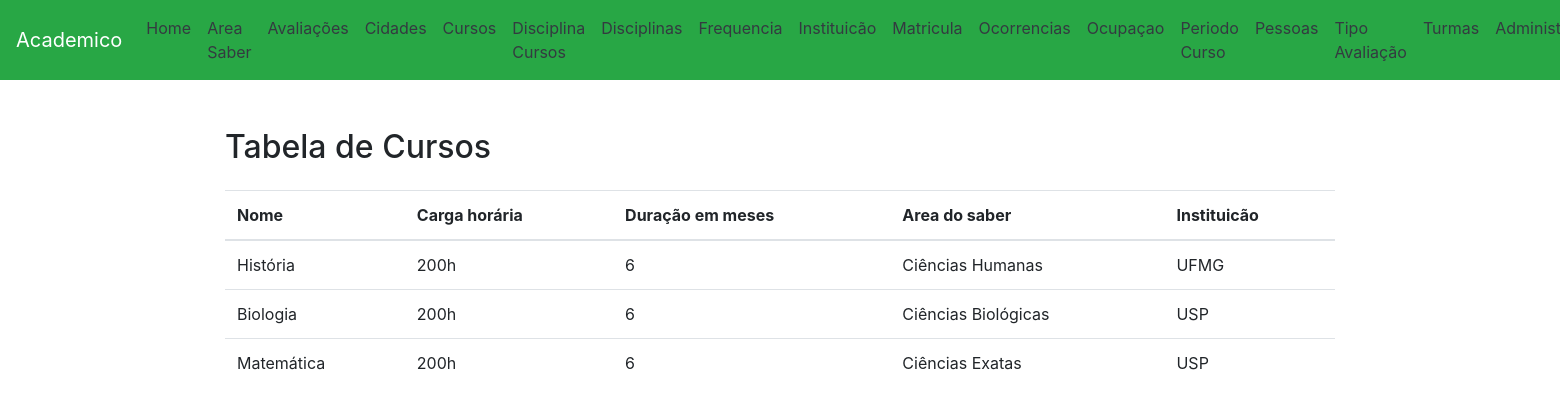
Screenshot of /cursos/ with the database file from the repository.
### app/models.py (models this page shows, shortened)
class Cursos(models.Model):
    nome = models.CharField(max_length=100, verbose_name="Nome do curso")
    carga_horaria_total = models.CharField(max_length=4, verbose_name="Carga horaria total")
    duracao_meses = models.CharField(max_length=2, verbose_name="Duração meses")
    area_saber = models.ForeignKey(AreaSaber,on_delete=models.CASCADE, verbose_name="Área do saber")
    instituicao = models.ForeignKey(Instituicao, on_delete=models.CASCADE, verbose_name ="Nome da instituição")
    class Meta:
        verbose_name = "Curso"
        verbose_name_plural = "Cursos"

class AreaSaber(models.Model):
    nome = models.CharField(max_length=100, verbose_name="Área do saber")
    def __str__(self):
        return f"{self.nome}"
    class Meta:
        verbose_name = "Área do saber"
        verbose_name_plural = "Áreas do saber"

class Instituicao(models.Model):
    nome = models.CharField(max_length=100, verbose_name="Nome da instituição")
    site = models.CharField(max_length=100, verbose_name="Site")
    telefone = models.CharField(max_length=11, verbose_name="Telefone")
    cidade = models.ForeignKey(Cidade,on_delete=models.CASCADE, verbose_name="Cidade")
    def __str__(self):
        return f"{self.nome}"
    class Meta:
        verbose_name = "Instituição"
        verbose_name_plural = "Instituições"

### app/views.py (the view)
# urls.py: path('cursos/', CursosView.as_view(), name='curso'),
class CursosView(View):
    def get(self, request, *args, **kwargs):
        curso = Cursos.objects.all()
        return render(request, 'cursos.html', {'curso' : curso})

### app/templates/cursos.html (shortened to what this page needs)
<!DOCTYPE html>
<html lang="pt-BR">
<head>
    <link rel="stylesheet" href="https://maxcdn.bootstrapcdn.com/bootstrap/4.5.2/css/bootstrap.min.css">
</head>
<body>
    <nav class="navbar navbar-expand-lg navbar-dark bg-success">
        <a class="navbar-brand" href="/">Academico</a>
<div class="collapse navbar-collapse" id="navbarNav">
<ul class="navbar-nav">
    <li class="nav-item">
        <a class="nav-link text-dark" href="/">Home</a>
    </li>
    <li class="nav-item">
        <a class="nav-link text-dark" href="/area_saber/">Area Saber</a>
    </li>
    <li class="nav-item">
        <a class="nav-link text-dark" href="/avaliacoes/">Avaliações</a>
    </li>
    <li class="nav-item">
        <a class="nav-link text-dark" href="/cidades/">Cidades</a>
    </li>
    <li class="nav-item">
        <a class="nav-link text-dark" href="/cursos/">Cursos</a>
    </li>
    <li class="nav-item">
        <a class="nav-link text-dark" href="/disciplina_cursos/">Disciplina Cursos</a>
    </li>
    <li class="nav-item">
        <a class="nav-link text-dark" href="/disciplinas/">Disciplinas</a>
    </li>
    <li class="nav-item">
        <a class="nav-link text-dark" href="/frequencia/">Frequencia</a>
    </li>
    <li class="nav-item">
        <a class="nav-link text-dark" href="/instituicao/">Instituicão</a>
    </li>
    <li class="nav-item">
        <a class="nav-link text-dark" href="/matricula/">Matricula</a>
    </li>
    <li class="nav-item">
        <a class="nav-link text-dark" href="/ocorrencias/">Ocorrencias</a>
    </li>
    <li class="nav-item">
        <a class="nav-link text-dark" href="/ocupacao/">Ocupaçao</a>
    </li>
    <li class="nav-item">
        <a class="nav-link text-dark" href="/periodo_cursos/">Periodo Curso</a>
    </li>
    <li class="nav-item">
        <a class="nav-link text-dark" href="/pessoas/">Pessoas</a>
    </li>
    <li class="nav-item">
        <a class="nav-link text-dark" href="/tipo_avaliacao/">Tipo Avaliação</a>
    </li>
    <li class="nav-item">
        <a class="nav-link text-dark" href="/turmas/">Turmas</a>
    </li>
    <li class="nav-item">
        <a class="nav-link text-dark" href="/admin/">Administração</a>
    </li>
</ul>
</div>
</nav>
<div class="container mt-5">
    <h2 class="mb-4">Tabela de Cursos</h2>
<table class="table">
    <thead>
        <tr>
        <th scope="col">Nome</th>
        <th scope="col">Carga horária</th>
        <th scope="col">Duração em meses</th>
        <th scope="col">Area do saber</th>
        <th scope="col">Instituicão</th>
        </tr>
    </thead>
    <tbody>
    {% for curso in curso %}
    <tr>
    <td>{{ curso.nome }}</td>
    <td>{{ curso.carga_horaria_total }}</td>
    <td>{{ curso.duracao_meses }}</td>
    <td>{{ curso.area_saber }}</td>
    <td>{{ curso.instituicao }}</td>
    </tr>
    {% endfor %}
    </tbody>
</table>
</div>
</body>
</html>

### rows the page displays
Cursos: nome "História", carga_horaria_total "200h", duracao_meses "6", area_saber "Ciências Humanas", instituicao "UFMG"
Cursos: nome "Biologia", carga_horaria_total "200h", duracao_meses "6", area_saber "Ciências Biológicas", instituicao "USP"
Cursos: nome "Matemática", carga_horaria_total "200h", duracao_meses "6", area_saber "Ciências Exatas", instituicao "USP"
